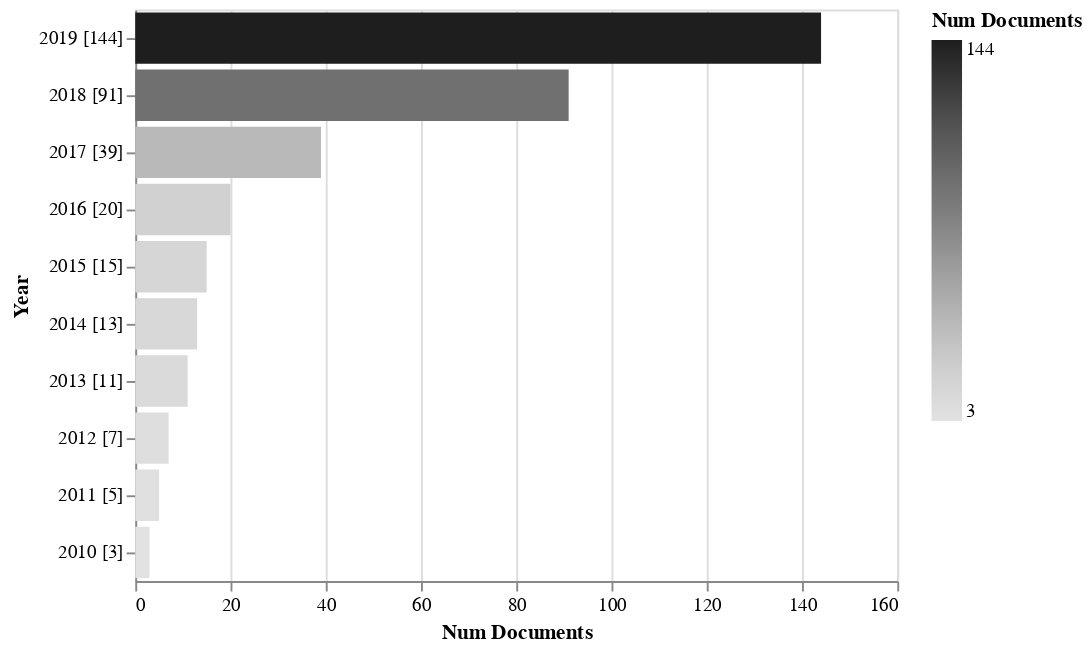

Source (notebook cell):
### Code cell
rdf.documents_by_year(cumulative=True).barhplot(library='altair')

### Figure 1 — Vega-Lite specification as saved in the notebook (floating-point values rounded to 4 significant figures)
{"$schema": "https://vega.github.io/schema/vega-lite/v3.4.0.json", "config": {"mark": {"tooltip": null}, "view": {"height": 300, "width": 400}}, "data": {"name": "data-78452a5cfa16d6289bbcfed733fd10e4"}, "datasets": {"data-78452a5cfa16d6289bbcfed733fd10e4": [{"ID": ["[*0*]", "[*1*]", "[*2*]", "[*3*]", "[*4*]", "[*5*]", "[*6*]", "[*7*]", "[*8*]", "[*9*]", "[*10*]", "[*11*]", "[*12*]", "[*13*]", "[*14*]", "[*15*]", "[*16*]", "[*17*]", "[*18*]", "[*19*]", "[*20*]", "[*21*]", "[*22*]", "[*23*]", "[*24*]", "[*25*]", "[*26*]", "[*27*]", "[*28*]", "[*29*]", "[*30*]", "[*31*]", "[*32*]", "[*33*]", "[*34*]", "[*35*]", "[*36*]", "[*37*]", "[*38*]", "[*39*]", "[*40*]", "[*41*]", "[*42*]", "[*43*]", "[*44*]", "[*45*]", "[*46*]", "[*47*]", "[*48*]", "[*49*]", "[*50*]", "[*51*]", "[*52*]"], "Num Documents": 144, "Year": "2019 [144]"}, {"ID": ["[*53*]", "[*54*]", "[*55*]", "[*56*]", "[*57*]", "[*58*]", "[*59*]", "[*60*]", "[*61*]", "[*62*]", "[*63*]", "[*64*]", "[*65*]", "[*66*]", "[*67*]", "[*68*]", "[*69*]", "[*70*]", "[*71*]", "[*72*]", "[*73*]", "[*74*]", "[*75*]", "[*76*]", "[*77*]", "[*78*]", "[*79*]", "[*80*]", "[*81*]", "[*82*]", "[*83*]", "[*84*]", "[*85*]", "[*86*]", "[*87*]", "[*88*]", "[*89*]", "[*90*]", "[*91*]", "[*92*]", "[*93*]", "[*94*]", "[*95*]", "[*96*]", "[*97*]", "[*98*]", "[*99*]", "[*100*]", "[*101*]", "[*102*]", "[*103*]", "[*104*]"], "Num Documents": 91, "Year": "2018 [91]"}, {"ID": ["[*105*]", "[*106*]", "[*107*]", "[*108*]", "[*109*]", "[*110*]", "[*111*]", "[*112*]", "[*113*]", "[*114*]", "[*115*]", "[*116*]", "[*117*]", "[*118*]", "[*119*]", "[*120*]", "[*121*]", "[*122*]", "[*123*]"], "Num Documents": 39, "Year": "2017 [39]"}, {"ID": ["[*124*]", "[*125*]", "[*126*]", "[*127*]", "[*128*]"], "Num Documents": 20, "Year": "2016 [20]"}, {"ID": ["[*129*]", "[*130*]"], "Num Documents": 15, "Year": "2015 [15]"}, {"ID": ["[*131*]", "[*132*]"], "Num Documents": 13, "Year": "2014 [13]"}, {"ID": ["[*133*]", "[*134*]", "[*135*]", "[*136*]"], "Num Documents": 11, "Year": "2013 [11]"}, {"ID": ["[*137*]", "[*138*]"], "Num Documents": 7, "Year": "2012 [7]"}, {"ID": ["[*139*]", "[*140*]"], "Num Documents": 5, "Year": "2011 [5]"}, {"ID": ["[*141*]", "[*142*]", "[*143*]"], "Num Documents": 3, "Year": "2010 [3]"}]}, "encoding": {"color": {"field": "Num Documents", "scale": {"scheme": "Greys"}, "type": "quantitative"}, "x": {"field": "Num Documents", "type": "quantitative"}, "y": {"field": "Year", "sort": {"field": "Num Documents:Q"}, "type": "nominal"}}, "mark": "bar"}
